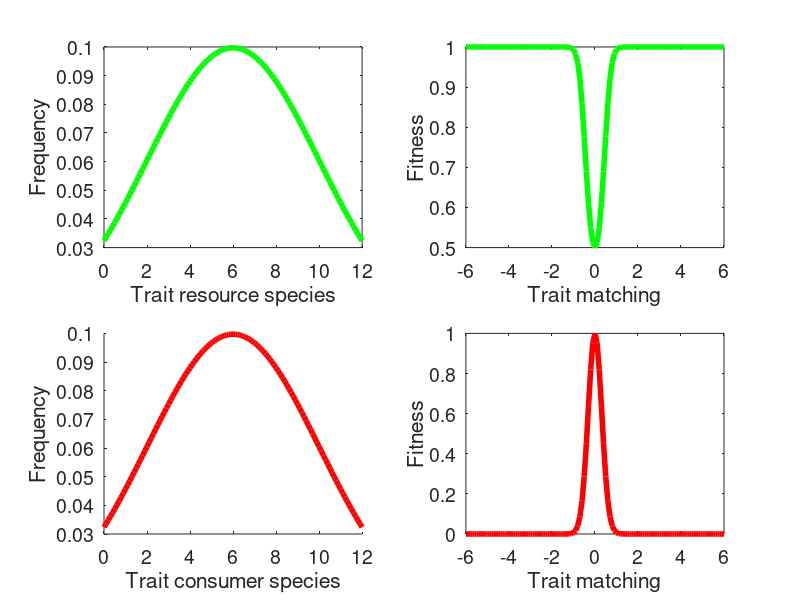

Here is the MATLAB script that generated this plot:
%===================================================
%Eco-evolutionary networks
%@Carlos Melian

%=================GOAL=================================================================================
%Illustation initial trait and fitness distributions for one resource and one consumer
%Concepts: Matching trait -- Interaction strength -- Frequency-dependent selection -- Neutral selection
%======================================================================================================

%Trait distribution resource========================================================
for s = 4;
                Zr = -1.5*s:1e-1:1.5*s;%Tuning s to change initial abundance and std
                mu = 0;
                ZrB = normpdf(Zr, mu, s);%Frequency each phenotype
                %----type help normpdf ------
                Zr = Zr + abs(min(Zr));%Move everything to positive trait values
                
%Plotting trait distribution---
subplot(2,2,1)
hr1 = plot(Zr,ZrB,'g',"markersize", 12);
%a =unifrnd(0,1);
%b =unifrnd(0,1);
%c =unifrnd(0,1);
%set(hr1,'color',[a b c]);
set(hr1,'LineWidth',4);
%title('Resource',"fontsize",10)
xlabel('Trait resource species',"fontsize",14)
ylabel('Frequency',"fontsize",14)
set(gca,'fontsize',14);

end
%===================================================================================

%Trait distribution consumer========================================================
for s = 4;
                Zc = -1.5*s:1e-1:1.5*s;%Tuning s to change initial abundance and std
                ZrC = normpdf(Zc, mu, s);%Frequency each phenotype
                %----type help normpdf ------
                Zc = Zc + abs(min(Zc));%Move everything to the right to positive trait values
                %SCB = repmat(Zc, [10,1,10]);
                
%Plotting trait distributions---
subplot(2,2,3)
hold on
hr2 = plot(Zc,ZrC,'r',"markersize", 12);%Visualize
%a =unifrnd(0,1);
%b =unifrnd(0,1);
%c =unifrnd(0,1);
%set(hr2,'color',[a b c]);
set(hr2,'LineWidth',4);
%title('Consumer',"fontsize",10)
xlabel('Trait consumer species',"fontsize",14)
ylabel('Frequency',"fontsize",14)
set(gca,'fontsize',14);
end
%===================================================================================

%Fitness function for resources==================================================================
gamma = 5;%Strength of interaction between resource (trait value Zr) and consumer (trait value Zc)
for pB = 1:length(Zr);
WB(pB,2) = 1/(1 + exp(-gamma*(Zr(1,pB) - mean(Zc))^2));
WB(pB,1) = Zr(1,pB) - mean(Zc);
end
subplot(2,2,2)
hr1 = plot(WB(:,1),WB(:,2),'g',"markersize", 12);%Visualize
%a =unifrnd(0,1);
%b =unifrnd(0,1);
%c =unifrnd(0,1);
%set(hr1,'color',[a b c]);
set(hr1,'LineWidth',4);
%title('Resource',"fontsize",10)
xlabel('Trait matching',"fontsize",14)
ylabel('Fitness',"fontsize",14)
set(gca,'fontsize',14);
%=================================================================================== 


%Fitness function for consumers==================================================================
gamma = 5;%Strength of interaction between resource (trait value Zr) and consumer (trait value Zc)
for pB = 1:length(Zr);
    WB(pB,2) = exp(-gamma*(Zr(1,pB) - mean(Zc))^2);
    WB(pB,1) = Zr(1,pB) - mean(Zc);
end
subplot(2,2,4)
hr1 = plot(WB(:,1),WB(:,2),'r',"markersize", 12);%Visualize
%a =unifrnd(0,1);
%b =unifrnd(0,1);
%c =unifrnd(0,1);
%set(hr1,'color',[a b c]);
set(hr1,'LineWidth',4);
%title('Consumer',"fontsize",10)
xlabel('Trait matching',"fontsize",14)
ylabel('Fitness',"fontsize",14)
set(gca,'fontsize',14);
%===================================================================================  

%Print figure===================
%print -color -F:30 tdr.eps
%===============================
